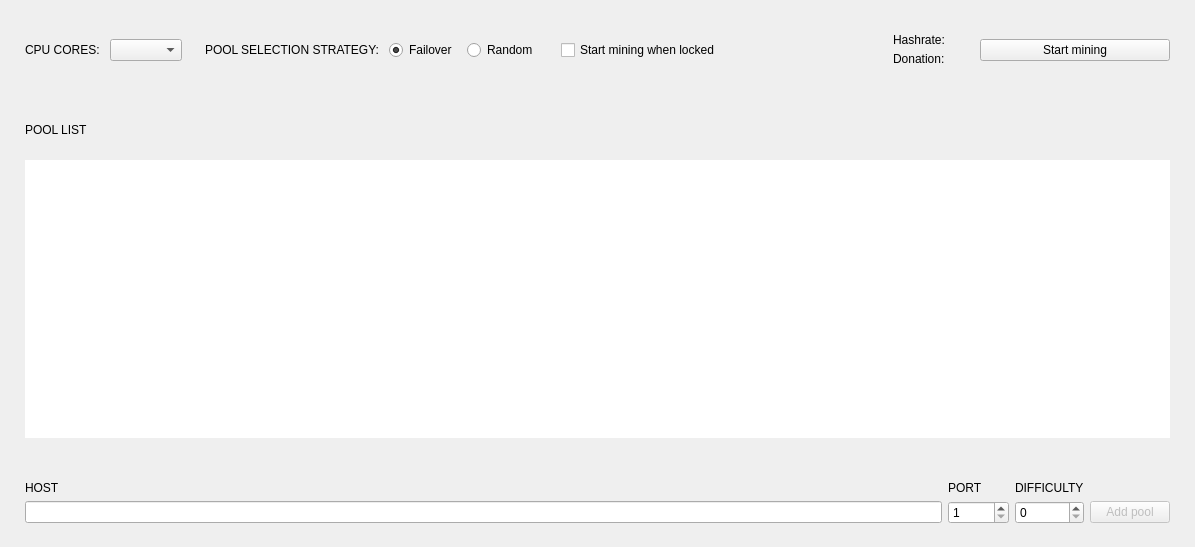
<?xml version="1.0" encoding="UTF-8"?>
<ui version="4.0">
 <class>MiningFrame</class>
 <widget class="QFrame" name="MiningFrame">
  <property name="geometry">
   <rect>
    <x>0</x>
    <y>0</y>
    <width>1195</width>
    <height>547</height>
   </rect>
  </property>
  <property name="windowTitle">
   <string>Frame</string>
  </property>
  <property name="frameShape">
   <enum>QFrame::NoFrame</enum>
  </property>
  <property name="frameShadow">
   <enum>QFrame::Raised</enum>
  </property>
  <layout class="QVBoxLayout" name="verticalLayout" stretch="0,0,1,0">
   <property name="spacing">
    <number>0</number>
   </property>
   <property name="leftMargin">
    <number>0</number>
   </property>
   <property name="topMargin">
    <number>0</number>
   </property>
   <property name="rightMargin">
    <number>0</number>
   </property>
   <property name="bottomMargin">
    <number>0</number>
   </property>
   <item>
    <widget class="QFrame" name="m_miningManageFrame">
     <property name="minimumSize">
      <size>
       <width>0</width>
       <height>100</height>
      </size>
     </property>
     <property name="maximumSize">
      <size>
       <width>16777215</width>
       <height>100</height>
      </size>
     </property>
     <property name="frameShape">
      <enum>QFrame::NoFrame</enum>
     </property>
     <property name="frameShadow">
      <enum>QFrame::Raised</enum>
     </property>
     <layout class="QHBoxLayout" name="horizontalLayout">
      <property name="spacing">
       <number>10</number>
      </property>
      <property name="leftMargin">
       <number>25</number>
      </property>
      <property name="topMargin">
       <number>20</number>
      </property>
      <property name="rightMargin">
       <number>25</number>
      </property>
      <property name="bottomMargin">
       <number>20</number>
      </property>
      <item>
       <widget class="WalletGui::WalletNormalGrayTextLabel" name="label">
        <property name="text">
         <string>CPU CORES:</string>
        </property>
       </widget>
      </item>
      <item>
       <widget class="QComboBox" name="m_cpuCoresCombo"/>
      </item>
      <item>
       <spacer name="horizontalSpacer_2">
        <property name="orientation">
         <enum>Qt::Horizontal</enum>
        </property>
        <property name="sizeType">
         <enum>QSizePolicy::Fixed</enum>
        </property>
        <property name="sizeHint" stdset="0">
         <size>
          <width>13</width>
          <height>20</height>
         </size>
        </property>
       </spacer>
      </item>
      <item>
       <widget class="WalletGui::WalletNormalGrayTextLabel" name="label_2">
        <property name="text">
         <string>POOL SELECTION STRATEGY:</string>
        </property>
       </widget>
      </item>
      <item>
       <widget class="QRadioButton" name="m_failoverStrategyRadio">
        <property name="toolTip">
         <string>Starts mining on the first pool. If it fails chooses the next one.</string>
        </property>
        <property name="text">
         <string>Failover</string>
        </property>
        <property name="checked">
         <bool>true</bool>
        </property>
        <attribute name="buttonGroup">
         <string notr="true">m_poolSelectionStrategyButtonGroup</string>
        </attribute>
       </widget>
      </item>
      <item>
       <widget class="QRadioButton" name="m_randomStrategyRadio">
        <property name="toolTip">
         <string>Chooses random pool from the pool list.</string>
        </property>
        <property name="text">
         <string>Random</string>
        </property>
        <attribute name="buttonGroup">
         <string notr="true">m_poolSelectionStrategyButtonGroup</string>
        </attribute>
       </widget>
      </item>
      <item>
       <spacer name="horizontalSpacer">
        <property name="orientation">
         <enum>Qt::Horizontal</enum>
        </property>
        <property name="sizeType">
         <enum>QSizePolicy::Fixed</enum>
        </property>
        <property name="sizeHint" stdset="0">
         <size>
          <width>13</width>
          <height>20</height>
         </size>
        </property>
       </spacer>
      </item>
      <item>
       <widget class="QCheckBox" name="m_lockedScreenMiningCheck">
        <property name="text">
         <string>Start mining when locked</string>
        </property>
       </widget>
      </item>
      <item>
       <spacer name="horizontalSpacer_4">
        <property name="orientation">
         <enum>Qt::Horizontal</enum>
        </property>
        <property name="sizeType">
         <enum>QSizePolicy::Expanding</enum>
        </property>
        <property name="sizeHint" stdset="0">
         <size>
          <width>31</width>
          <height>20</height>
         </size>
        </property>
       </spacer>
      </item>
      <item>
       <widget class="QFrame" name="m_hashRateFrame">
        <layout class="QGridLayout" name="gridLayout_2">
         <property name="leftMargin">
          <number>0</number>
         </property>
         <property name="topMargin">
          <number>0</number>
         </property>
         <property name="rightMargin">
          <number>0</number>
         </property>
         <property name="bottomMargin">
          <number>0</number>
         </property>
         <property name="spacing">
          <number>5</number>
         </property>
         <item row="2" column="0">
          <widget class="WalletGui::WalletNormalBlackTextLabel" name="m_donationHashRateTextLabel">
           <property name="text">
            <string>Donation:</string>
           </property>
           <property name="indent">
            <number>0</number>
           </property>
          </widget>
         </item>
         <item row="0" column="0">
          <spacer name="verticalSpacer">
           <property name="orientation">
            <enum>Qt::Vertical</enum>
           </property>
           <property name="sizeHint" stdset="0">
            <size>
             <width>20</width>
             <height>40</height>
            </size>
           </property>
          </spacer>
         </item>
         <item row="2" column="1" alignment="Qt::AlignLeft">
          <widget class="WalletGui::WalletNormalBlackTextLabel" name="m_donationHashRateLabel">
           <property name="text">
            <string/>
           </property>
           <property name="indent">
            <number>0</number>
           </property>
          </widget>
         </item>
         <item row="1" column="1" alignment="Qt::AlignLeft">
          <widget class="WalletGui::WalletHeaderLabel" name="m_hashrateLabel">
           <property name="minimumSize">
            <size>
             <width>0</width>
             <height>0</height>
            </size>
           </property>
           <property name="text">
            <string/>
           </property>
          </widget>
         </item>
         <item row="1" column="0">
          <widget class="WalletGui::WalletHeaderLabel" name="label_7">
           <property name="text">
            <string>Hashrate:</string>
           </property>
           <property name="indent">
            <number>0</number>
           </property>
          </widget>
         </item>
         <item row="3" column="0">
          <spacer name="verticalSpacer_2">
           <property name="orientation">
            <enum>Qt::Vertical</enum>
           </property>
           <property name="sizeHint" stdset="0">
            <size>
             <width>20</width>
             <height>40</height>
            </size>
           </property>
          </spacer>
         </item>
        </layout>
       </widget>
      </item>
      <item>
       <spacer name="horizontalSpacer_3">
        <property name="orientation">
         <enum>Qt::Horizontal</enum>
        </property>
        <property name="sizeType">
         <enum>QSizePolicy::Fixed</enum>
        </property>
        <property name="sizeHint" stdset="0">
         <size>
          <width>13</width>
          <height>20</height>
         </size>
        </property>
       </spacer>
      </item>
      <item>
       <widget class="WalletGui::WalletNormalBlueButton" name="m_startMiningButton">
        <property name="minimumSize">
         <size>
          <width>190</width>
          <height>0</height>
         </size>
        </property>
        <property name="maximumSize">
         <size>
          <width>190</width>
          <height>16777215</height>
         </size>
        </property>
        <property name="text">
         <string>Start mining</string>
        </property>
        <property name="checkable">
         <bool>true</bool>
        </property>
       </widget>
      </item>
     </layout>
    </widget>
   </item>
   <item>
    <layout class="QHBoxLayout" name="horizontalLayout_2">
     <property name="leftMargin">
      <number>25</number>
     </property>
     <property name="topMargin">
      <number>20</number>
     </property>
     <property name="rightMargin">
      <number>25</number>
     </property>
     <property name="bottomMargin">
      <number>20</number>
     </property>
     <item>
      <widget class="WalletGui::WalletHeaderLabel" name="label_6">
       <property name="text">
        <string>POOL LIST</string>
       </property>
      </widget>
     </item>
     <item>
      <spacer name="horizontalSpacer_5">
       <property name="orientation">
        <enum>Qt::Horizontal</enum>
       </property>
       <property name="sizeHint" stdset="0">
        <size>
         <width>40</width>
         <height>20</height>
        </size>
       </property>
      </spacer>
     </item>
    </layout>
   </item>
   <item>
    <layout class="QHBoxLayout" name="horizontalLayout_3">
     <property name="leftMargin">
      <number>25</number>
     </property>
     <property name="topMargin">
      <number>0</number>
     </property>
     <property name="rightMargin">
      <number>25</number>
     </property>
     <property name="bottomMargin">
      <number>20</number>
     </property>
     <item>
      <widget class="WalletGui::PoolTreeView" name="m_poolView">
       <property name="focusPolicy">
        <enum>Qt::NoFocus</enum>
       </property>
       <property name="frameShape">
        <enum>QFrame::NoFrame</enum>
       </property>
       <property name="sizeAdjustPolicy">
        <enum>QAbstractScrollArea::AdjustToContents</enum>
       </property>
       <property name="dragEnabled">
        <bool>true</bool>
       </property>
       <property name="dragDropOverwriteMode">
        <bool>false</bool>
       </property>
       <property name="dragDropMode">
        <enum>QAbstractItemView::InternalMove</enum>
       </property>
       <property name="defaultDropAction">
        <enum>Qt::MoveAction</enum>
       </property>
       <property name="selectionMode">
        <enum>QAbstractItemView::SingleSelection</enum>
       </property>
       <property name="selectionBehavior">
        <enum>QAbstractItemView::SelectRows</enum>
       </property>
       <property name="verticalScrollMode">
        <enum>QAbstractItemView::ScrollPerPixel</enum>
       </property>
       <property name="rootIsDecorated">
        <bool>false</bool>
       </property>
       <property name="uniformRowHeights">
        <bool>true</bool>
       </property>
       <property name="itemsExpandable">
        <bool>false</bool>
       </property>
       <property name="allColumnsShowFocus">
        <bool>true</bool>
       </property>
       <attribute name="headerStretchLastSection">
        <bool>false</bool>
       </attribute>
      </widget>
     </item>
    </layout>
   </item>
   <item>
    <widget class="QFrame" name="m_addPoolFrame">
     <property name="frameShape">
      <enum>QFrame::NoFrame</enum>
     </property>
     <property name="frameShadow">
      <enum>QFrame::Raised</enum>
     </property>
     <layout class="QGridLayout" name="gridLayout">
      <property name="leftMargin">
       <number>25</number>
      </property>
      <property name="topMargin">
       <number>23</number>
      </property>
      <property name="rightMargin">
       <number>25</number>
      </property>
      <property name="bottomMargin">
       <number>23</number>
      </property>
      <item row="0" column="0">
       <widget class="WalletGui::WalletNormalGrayTextLabel" name="label_3">
        <property name="text">
         <string>HOST</string>
        </property>
        <property name="indent">
         <number>0</number>
        </property>
       </widget>
      </item>
      <item row="0" column="1">
       <widget class="WalletGui::WalletNormalGrayTextLabel" name="label_4">
        <property name="text">
         <string>PORT</string>
        </property>
        <property name="indent">
         <number>0</number>
        </property>
       </widget>
      </item>
      <item row="0" column="2">
       <widget class="WalletGui::WalletNormalGrayTextLabel" name="label_5">
        <property name="text">
         <string>DIFFICULTY</string>
        </property>
        <property name="indent">
         <number>0</number>
        </property>
       </widget>
      </item>
      <item row="1" column="0">
       <widget class="QLineEdit" name="m_newPoolHostEdit">
        <property name="placeholderText">
         <string/>
        </property>
       </widget>
      </item>
      <item row="1" column="1">
       <widget class="QSpinBox" name="m_newPoolPortSpin">
        <property name="specialValueText">
         <string/>
        </property>
        <property name="minimum">
         <number>1</number>
        </property>
        <property name="maximum">
         <number>65535</number>
        </property>
        <property name="value">
         <number>1</number>
        </property>
       </widget>
      </item>
      <item row="1" column="2">
       <widget class="QSpinBox" name="m_difficultySpin">
        <property name="specialValueText">
         <string/>
        </property>
        <property name="maximum">
         <number>999999999</number>
        </property>
        <property name="singleStep">
         <number>1000</number>
        </property>
       </widget>
      </item>
      <item row="1" column="3">
       <widget class="WalletGui::WalletNormalBlueButton" name="m_addPoolButton">
        <property name="enabled">
         <bool>false</bool>
        </property>
        <property name="minimumSize">
         <size>
          <width>80</width>
          <height>0</height>
         </size>
        </property>
        <property name="maximumSize">
         <size>
          <width>80</width>
          <height>16777215</height>
         </size>
        </property>
        <property name="text">
         <string>Add pool</string>
        </property>
       </widget>
      </item>
     </layout>
    </widget>
   </item>
  </layout>
 </widget>
 <customwidgets>
  <customwidget>
   <class>WalletGui::WalletNormalBlueButton</class>
   <extends>QPushButton</extends>
   <header>Gui/Common/WalletBlueButton.h</header>
  </customwidget>
  <customwidget>
   <class>WalletGui::WalletHeaderLabel</class>
   <extends>QLabel</extends>
   <header>Gui/Common/WalletTextLabel.h</header>
  </customwidget>
  <customwidget>
   <class>WalletGui::WalletNormalGrayTextLabel</class>
   <extends>QLabel</extends>
   <header>Gui/Common/WalletTextLabel.h</header>
  </customwidget>
  <customwidget>
   <class>WalletGui::WalletNormalBlackTextLabel</class>
   <extends>QLabel</extends>
   <header>Gui/Common/WalletTextLabel.h</header>
  </customwidget>
  <customwidget>
   <class>WalletGui::PoolTreeView</class>
   <extends>QTreeView</extends>
   <header>Gui/Mining/PoolTreeView.h</header>
  </customwidget>
 </customwidgets>
 <resources/>
 <connections>
  <connection>
   <sender>m_poolSelectionStrategyButtonGroup</sender>
   <signal>buttonToggled(QAbstractButton*,bool)</signal>
   <receiver>MiningFrame</receiver>
   <slot>schedulePolicyChanged(QAbstractButton*,bool)</slot>
   <hints>
    <hint type="sourcelabel">
     <x>-1</x>
     <y>-1</y>
    </hint>
    <hint type="destinationlabel">
     <x>408</x>
     <y>248</y>
    </hint>
   </hints>
  </connection>
  <connection>
   <sender>m_startMiningButton</sender>
   <signal>clicked(bool)</signal>
   <receiver>MiningFrame</receiver>
   <slot>startMiningClicked(bool)</slot>
   <hints>
    <hint type="sourcelabel">
     <x>1012</x>
     <y>97</y>
    </hint>
    <hint type="destinationlabel">
     <x>566</x>
     <y>262</y>
    </hint>
   </hints>
  </connection>
  <connection>
   <sender>m_newPoolHostEdit</sender>
   <signal>textChanged(QString)</signal>
   <receiver>MiningFrame</receiver>
   <slot>newPoolUrlChanged()</slot>
   <hints>
    <hint type="sourcelabel">
     <x>409</x>
     <y>348</y>
    </hint>
    <hint type="destinationlabel">
     <x>566</x>
     <y>262</y>
    </hint>
   </hints>
  </connection>
  <connection>
   <sender>m_newPoolPortSpin</sender>
   <signal>valueChanged(int)</signal>
   <receiver>MiningFrame</receiver>
   <slot>newPoolUrlChanged()</slot>
   <hints>
    <hint type="sourcelabel">
     <x>844</x>
     <y>348</y>
    </hint>
    <hint type="destinationlabel">
     <x>566</x>
     <y>262</y>
    </hint>
   </hints>
  </connection>
  <connection>
   <sender>m_addPoolButton</sender>
   <signal>clicked()</signal>
   <receiver>MiningFrame</receiver>
   <slot>addPoolClicked()</slot>
   <hints>
    <hint type="sourcelabel">
     <x>1067</x>
     <y>348</y>
    </hint>
    <hint type="destinationlabel">
     <x>566</x>
     <y>262</y>
    </hint>
   </hints>
  </connection>
  <connection>
   <sender>m_poolView</sender>
   <signal>doubleClicked(QModelIndex)</signal>
   <receiver>MiningFrame</receiver>
   <slot>deleteClicked(QModelIndex)</slot>
   <hints>
    <hint type="sourcelabel">
     <x>566</x>
     <y>218</y>
    </hint>
    <hint type="destinationlabel">
     <x>566</x>
     <y>262</y>
    </hint>
   </hints>
  </connection>
  <connection>
   <sender>m_cpuCoresCombo</sender>
   <signal>activated(int)</signal>
   <receiver>MiningFrame</receiver>
   <slot>cpuCoreCountChangedByUser(int)</slot>
   <hints>
    <hint type="sourcelabel">
     <x>166</x>
     <y>40</y>
    </hint>
    <hint type="destinationlabel">
     <x>566</x>
     <y>273</y>
    </hint>
   </hints>
  </connection>
  <connection>
   <sender>m_lockedScreenMiningCheck</sender>
   <signal>clicked(bool)</signal>
   <receiver>MiningFrame</receiver>
   <slot>miningOnLockedScreenChecked(bool)</slot>
   <hints>
    <hint type="sourcelabel">
     <x>728</x>
     <y>39</y>
    </hint>
    <hint type="destinationlabel">
     <x>566</x>
     <y>273</y>
    </hint>
   </hints>
  </connection>
 </connections>
 <slots>
  <slot>startMiningClicked(bool)</slot>
  <slot>addPoolClicked()</slot>
  <slot>newPoolUrlChanged()</slot>
  <slot>schedulePolicyChanged(QAbstractButton*,bool)</slot>
  <slot>deleteClicked(QModelIndex)</slot>
  <slot>cpuCoreCountChangedByUser(int)</slot>
  <slot>miningOnLockedScreenChecked(bool)</slot>
 </slots>
 <buttongroups>
  <buttongroup name="m_poolSelectionStrategyButtonGroup"/>
 </buttongroups>
</ui>
